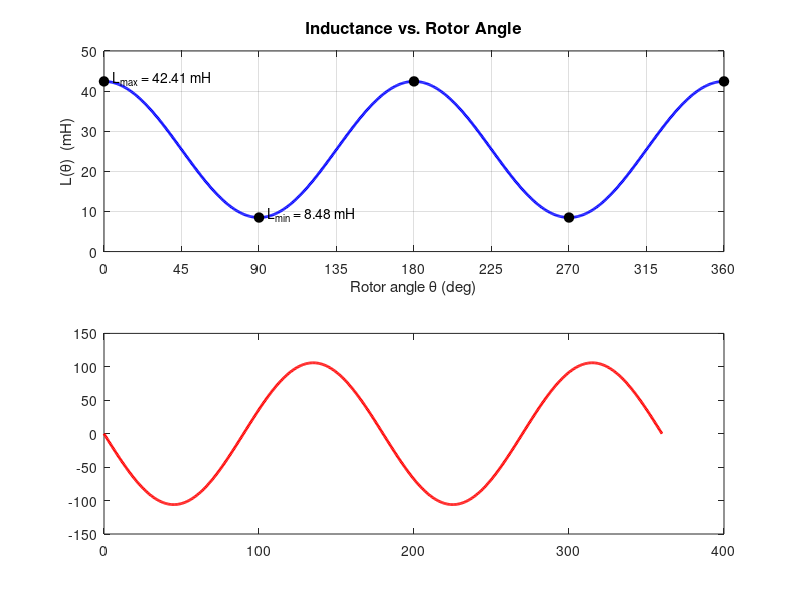

Write the MATLAB code that produced this figure. (Note: this script raises an error after producing the figure.)
%% EE568 HW1 - Variable Reluctance Machine: Analytical Model
% Q1a: Inductance vs. rotor angle
% Q1b: Torque under DC excitation
%
% Assumptions:
%   - Infinitely permeable core (air-gap reluctance only)
%   - Sinusoidal L(theta), period = 180 deg (2-pole)
%   - No fringing; uniform flux across Acore

clear; clc; close all;

%% 1. PARAMETERS
N   = 300;           % Turns
I   = 2.5;           % DC current [A]
mu0 = 4*pi*1e-7;     % [H/m]

depth  = 25e-3;      % Core depth [m]
wcore  = 15e-3;      % Core width [m]
Acore  = wcore * depth;   % = 375e-6 m^2

g_aligned   = 2 * 0.5e-3;    % Total air-gap at aligned   (2x0.5 mm) [m]
g_unaligned = 2 * 2.5e-3;    % Total air-gap at unaligned (2x2.5 mm) [m]

%% 2. RELUCTANCE & INDUCTANCE
R_aligned   = g_aligned   / (mu0 * Acore);
R_unaligned = g_unaligned / (mu0 * Acore);

Lmax = N^2 / R_aligned;    % Inductance at aligned   position [H]
Lmin = N^2 / R_unaligned;  % Inductance at unaligned position [H]

fprintf('Lmax = %.4f mH,  Lmin = %.4f mH\n', Lmax*1e3, Lmin*1e3);

%% 3. L(theta)
theta_deg = 0:0.5:360;
theta_rad = deg2rad(theta_deg);

Lavg = (Lmax + Lmin) / 2;
Lamp = (Lmax - Lmin) / 2;

L = Lavg + Lamp * cos(2 * theta_rad);   % [H]

%% 4. T(theta)
dLdtheta = -2 * Lamp * sin(2 * theta_rad);  % [H/rad]
T        = 0.5 * I^2 * dLdtheta;            % [N*m]
Tpeak    = 0.5 * I^2 * (Lmax - Lmin);

fprintf('Tpeak = %.4f mN*m\n', Tpeak*1e3);

%% 5. PLOTS
fig1 = figure('Name','Analytical Model', ...
              'Units','centimeters','Position',[2 2 22 16]);

% -- Inductance --
ax1 = subplot(2,1,1);
plot(theta_deg, L*1e3, 'b-', 'LineWidth', 2);
hold on;
plot([0 180 360], Lmax*1e3*ones(1,3), 'ko', 'MarkerFaceColor','k', 'MarkerSize', 7);
plot([90 270],    Lmin*1e3*ones(1,2), 'ko', 'MarkerFaceColor','k', 'MarkerSize', 7);
text(5,  Lmax*1e3 + 0.8, sprintf('L_{max} = %.2f mH', Lmax*1e3), 'FontSize', 10);
text(95, Lmin*1e3 + 0.8, sprintf('L_{min} = %.2f mH', Lmin*1e3), 'FontSize', 10);
xlabel('Rotor angle \theta (deg)', 'FontSize', 11);
ylabel('L(\theta)  (mH)',          'FontSize', 11);
title('Inductance vs. Rotor Angle', 'FontSize', 12);
grid on;  xlim([0 360]);  xticks(0:45:360);
set(ax1, 'FontSize', 10);

% -- Torque --
ax2 = subplot(2,1,2);
plot(theta_deg, T*1e3, 'r-', 'LineWidth', 2);
hold on;
yline(0, 'k-', 'LineWidth', 0.8);
plot([135 315],  Tpeak*1e3*ones(1,2), 'ko', 'MarkerFaceColor','k', 'MarkerSize', 7);
plot([45  225], -Tpeak*1e3*ones(1,2), 'ko', 'MarkerFaceColor','k', 'MarkerSize', 7);
text(140,  Tpeak*1e3 + 3, sprintf('+%.1f mN*m', Tpeak*1e3), 'FontSize', 10);
text(50,  -Tpeak*1e3 - 6, sprintf('-%.1f mN*m', Tpeak*1e3), 'FontSize', 10);
xlabel('Rotor angle \theta (deg)', 'FontSize', 11);
ylabel('T(\theta)  (mN*m)',        'FontSize', 11);
title('Torque vs. Rotor Angle  (DC excitation)', 'FontSize', 12);
grid on;  xlim([0 360]);  xticks(0:45:360);
set(ax2, 'FontSize', 10);

exportgraphics(fig1, 'analytical_LT_plots.png', 'Resolution', 300);
fprintf('Figure saved: analytical_LT_plots.png\n');

%% 6. SUMMARY
fprintf('\nSummary:\n');
fprintf('  Lmax  = %.4f mH\n', Lmax*1e3);
fprintf('  Lmin  = %.4f mH\n', Lmin*1e3);
fprintf('  Lavg  = %.4f mH\n', Lavg*1e3);
fprintf('  Tpeak = %.4f mN*m\n', Tpeak*1e3);
fprintf('  Tavg (full rotation, DC) = %.6f N*m\n', mean(T));
